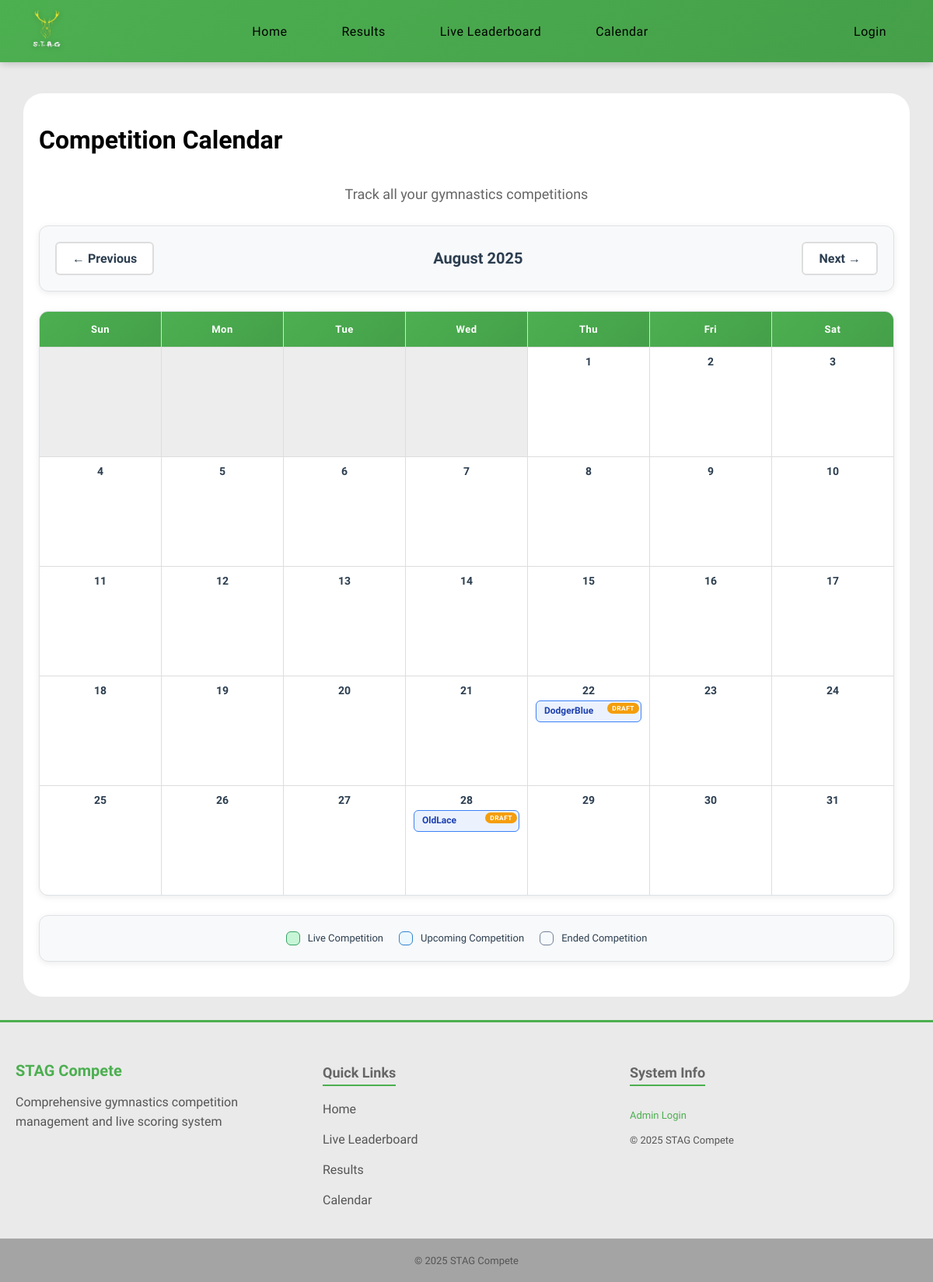
The app's page /calendar?year=2025&month=8 with its own data.
### models.py (models this page shows)
class Competitions(db.Model):
    __tablename__ = 'competitions'
    id = db.Column(
        db.Integer, primary_key=True
    )
    season_id = db.Column(
        db.Integer, db.ForeignKey('seasons.id'), nullable=False
    )
    name = db.Column(
        db.String(50), nullable=False
    )
    address = db.Column(
        db.String(100), nullable=False
    )
    competition_date = db.Column(
        db.Date, nullable=True
    )
    status = db.Column(
        db.String(20), nullable=False, default='draft'
    )
    started_at = db.Column(
        db.DateTime, nullable=True
    )
    ended_at = db.Column(
        db.DateTime, nullable=True
    )
    entries = db.relationship(
        'Entries', backref='competitions'
    )
    season = db.relationship(
        'Seasons', backref='competitions'
    )

### routes/calendar.py (the view)
@main.route('/calendar')
def calendar_view():
    year = request.args.get('year', datetime.now().year, type=int)
    month = request.args.get('month', datetime.now().month, type=int)
    if month > 12:
        month = 1
        year += 1
    elif month < 1:
        month = 12
        year -= 1
    cal = calendar.monthcalendar(year, month)
    month_name = calendar.month_name[month]
    start_date = datetime(year, month, 1).date()
    if month == 12:
        end_date = datetime(year + 1, 1, 1).date() - timedelta(days=1)
    else:
        end_date = datetime(year, month + 1, 1).date() - timedelta(days=1)
    competitions = models.Competitions.query.filter(
        models.Competitions.competition_date.between(start_date, end_date)
    ).all()
    competitions_by_date = {}
    for comp in competitions:
        if comp.competition_date:
            day = comp.competition_date.day
            if day not in competitions_by_date:
                competitions_by_date[day] = []
            competitions_by_date[day].append(comp)
    prev_month = month - 1 if month > 1 else 12
    prev_year = year if month > 1 else year - 1
    next_month = month + 1 if month < 12 else 1
    next_year = year if month < 12 else year + 1
    return render_template(
        'calendar.html',
        calendar_data=cal,
        month_name=month_name,
        year=year,
        month=month,
        competitions_by_date=competitions_by_date,
        prev_month=prev_month,
        prev_year=prev_year,
        next_month=next_month,
        next_year=next_year,
        today=datetime.now()
    )

### routes/__init__.py (called while the page is built)
@main.context_processor  # Ensures this is run before any other routes
def inject_user():
    return dict(
        logged_in='user_id' in session,
        user_roles=session.get('roles', []),
        is_admin='admin' in session.get('roles', []),
        is_judge='judges' in session.get('roles', []),
        user_id=session.get('user_id')
    )

### templates/calendar.html (shortened to what this page needs)
{% extends 'layout.html' %}
{% block content %}
<div class="content">
    <h1>Competition Calendar</h1>
    <p class="page-subtitle">Track all your gymnastics competitions</p>
    <div class="calendar-nav">
        <a href="{{ url_for('main.calendar_view', year=prev_year, month=prev_month) }}" class="nav-btn">
            ← Previous
        </a>
        <div class="current-month">{{ month_name }} {{ year }}</div>
        <a href="{{ url_for('main.calendar_view', year=next_year, month=next_month) }}" class="nav-btn">
            Next →
        </a>
    </div>
    <div class="calendar-grid">
        <div class="calendar-header">Sun</div>
        <div class="calendar-header">Mon</div>
        <div class="calendar-header">Tue</div>
        <div class="calendar-header">Wed</div>
        <div class="calendar-header">Thu</div>
        <div class="calendar-header">Fri</div>
        <div class="calendar-header">Sat</div>
        {% for week in calendar_data %}
        {% for day in week %}
        {% if day == 0 %}
        <div class="calendar-day other-month"></div>
        {% else %}
        {% set is_today = (day == today.day and month == today.month and year == today.year) %}
        <div class="calendar-day {% if is_today %}today{% endif %}">
            <div class="day-number">{{ day }}</div>
            {% if day in competitions_by_date %}
            {% for competition in competitions_by_date[day] %}
            <div class="competition {{ competition.status }}" data-competition-id="{{ competition.id }}">
                <div class="competition-title">{{ competition.name }}</div>
                <span class="status-badge status-{{ competition.status }}">{{ competition.status }}</span>
            </div>
            {% endfor %}
            {% endif %}
        </div>
        {% endif %}
        {% endfor %}
        {% endfor %}
    </div>
    <div class="legend">
        <div class="legend-item">
            <div class="legend-color" style="background: #c6f6d5; border-color: #38a169;"></div>
            <span>Live Competition</span>
        </div>
        <div class="legend-item">
            <div class="legend-color" style="background: #ebf8ff; border-color: #3182ce;"></div>
            <span>Upcoming Competition</span>
        </div>
        <div class="legend-item">
            <div class="legend-color" style="background: #f7fafc; border-color: #718096;"></div>
            <span>Ended Competition</span>
        </div>
    </div>
</div>
{% endblock %}

### static/css/variables.css (style rules this page uses)
:root { --primary-green: #4CAF50; --primary-green-dark: #45a049; --primary-green-darker: #3d8b40; --background-light: #eaeaea; --background-white: #ffffff; --background-section: #f8f9fa; --background-section-alt: #e9ecef; --text-primary: #000000; --text-secondary: #333333; --text-muted: #555555; --text-light: #666666; --text-dark: #2c3e50; --border-light: #ddd; --border-lighter: #dee2e6; --border-lightest: #e0e0e0; --error-color: #dc3545; --error-background: rgba(220, 53, 69, 0.1); --success-color: #28a745; --warning-color: #f59e0b; --info-color: #007bff; --shadow-sm: 0 2px 8px rgba(0, 0, 0, 0.08); --shadow-md: 0 4px 15px rgba(0, 0, 0, 0.1); --shadow-lg: 0 10px 30px rgba(0, 0, 0, 0.3); --shadow-green: 0 4px 15px rgba(76, 175, 80, 0.3); --border-radius-sm: 6px; --border-radius-md: 12px; --border-radius-lg: 15px; --border-radius-xl: 25px; --spacing-xs: 5px; --spacing-sm: 10px; --spacing-md: 15px; --spacing-lg: 20px; --spacing-xl: 25px; --spacing-2xl: 30px; --transition-fast: all 0.3s ease; --transition-slow: all 0.5s ease; --font-size-xs: 12px; --font-size-sm: 13px; --font-size-base: 14px; --font-size-md: 16px; --font-size-lg: 18px; --font-size-xl: 20px; --font-size-2xl: 24px; --font-size-3xl: 32px; --nav-height: 80px; --container-max-width: 1400px; }

### static/css/global.css (style rules this page uses)
.status-badge { padding: 4px 8px; border-radius: 4px; font-weight: bold; position: absolute; top: 2px; right: 2px; padding: 2px 6px; border-radius: 10px; font-size: 0.7em; font-weight: 700; text-transform: uppercase; letter-spacing: 0.5px; }
.status-draft { background-color: var(--warning-color); color: white; }
.content { margin: 0 auto; padding: var(--spacing-lg); font-weight: 300; color: var(--text-primary); background-color: var(--background-white); border-radius: var(--border-radius-xl); width: 100%; max-width: 95%; box-sizing: border-box; display: flex; flex-direction: column; overflow: visible; }
html, body { min-height: 100vh; margin: 0; padding: 0; background-color: var(--background-light); font-family: 'Lexend', sans-serif; padding-top: 60px; display: flex; flex-direction: column; }

### records on screen
Competitions: name "DodgerBlue", status "DRAFT"
Competitions: name "OldLace", status "DRAFT"

### other values on screen
{{ month_name }} "August"
{{ year }} "2025"
{{ day }} "1" "2" "3" "4" "5" "6" "7" "8" "9" "10" "11" "12" "13" "14" "15" "16" "17" "18" "19" "20" "21" "22" "23" "24" "25" "26" "27" "28" "29" "30" "31"
